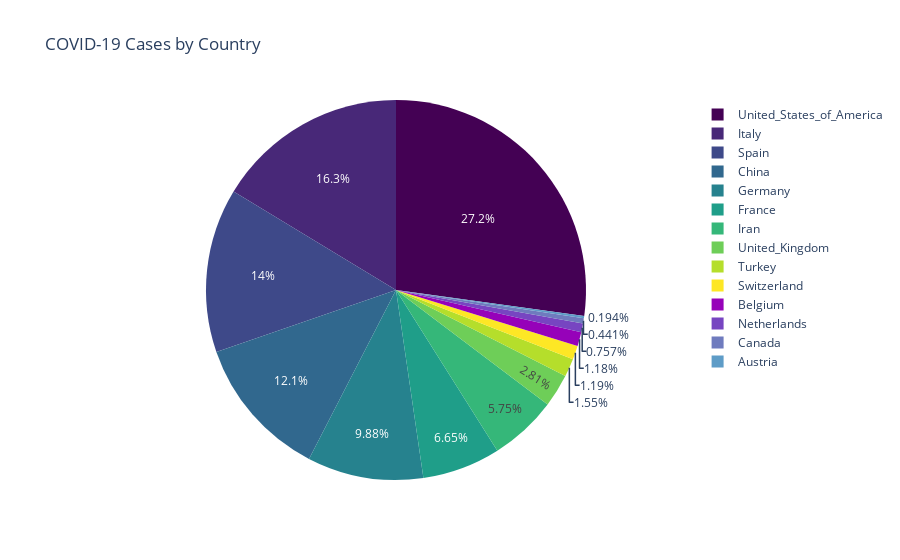

The notebook cell saved with this chart:
### Code cell
new_df = df[~(df['cases'] <= 1000)]

fig = px.pie(new_df, values='cases', names='countriesAndTerritories', 
             title='COVID-19 Cases by Country',
            color_discrete_sequence=px.colors.sequential.Viridis)
fig.show()

### Figure 1 — Plotly figure (JSON) as saved in the notebook; plotly's stock layout.template omitted (floating-point values rounded to 4 significant figures; data arrays with more than 128 entries replaced by an {"elided": "..."} marker saying what was removed)
{"data": [{"domain": {"x": [0, 1], "y": [0, 1]}, "hoverlabel": {"namelength": 0}, "hovertemplate": "countriesAndTerritories=%{label}<br>cases=%{value}", "labels": {"elided": "159 str values"}, "legendgroup": "", "name": "", "showlegend": true, "type": "pie", "values": {"elided": "159 int values"}}], "layout": {"legend": {"tracegroupgap": 0}, "piecolorway": ["#440154", "#482878", "#3e4989", "#31688e", "#26828e", "#1f9e89", "#35b779", "#6ece58", "#b5de2b", "#fde725"], "title": {"text": "COVID-19 Cases by Country"}}}
